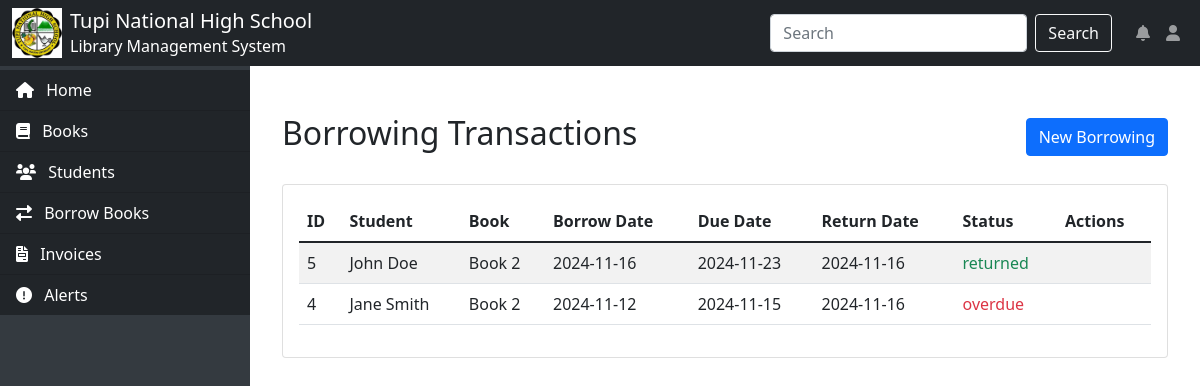
Screenshot of /transactions.php with the database file from the repository.
### tables this page shows
CREATE TABLE `borrowingtransactions` (
  `transaction_id` int(11) NOT NULL,
  `borrower_id` int(11) NOT NULL,
  `book_id` int(11) NOT NULL,
  `borrow_date` datetime NOT NULL,
  `due_date` datetime NOT NULL,
  `return_date` datetime DEFAULT NULL,
  `status` enum('borrowed','returned','overdue') NOT NULL
);

CREATE TABLE `books` (
  `book_id` int(11) NOT NULL,
  `title` varchar(200) NOT NULL,
  `author_id` int(11) NOT NULL,
  `category_id` int(11) NOT NULL,
  `publication_year` year(4) DEFAULT NULL,
  `available_copies` int(11) NOT NULL,
  `status` enum('available','borrowed') DEFAULT 'available'
);

### transactions.php (the view, shortened to what this page needs)
<?php
include 'config.php';
include 'header.php';
?>
<div class="container mt-4">
    <div class="d-flex justify-content-between align-items-center mb-4">
        <h2>Borrowing Transactions</h2>
        <button type="button" class="btn btn-primary" data-bs-toggle="modal" data-bs-target="#newBorrowingModal">
            New Borrowing
        </button>
    </div>
    <div class="card">
        <div class="card-body">
            <table class="table table-striped">
                <thead>
                    <tr>
                        <th>ID</th>
                        <th>Student</th>
                        <th>Book</th>
                        <th>Borrow Date</th>
                        <th>Due Date</th>
                        <th>Return Date</th>
                        <th>Status</th>
                        <th>Actions</th>
                    </tr>
                </thead>
                <tbody>
                    <?php
                    $query = "SELECT t.*,
                             CONCAT(s.first_name, ' ', s.last_name) as student_name,
                             b.title as book_title
                             FROM borrowingtransactions t
                             JOIN students s ON t.borrower_id = s.student_id
                             JOIN books b ON t.book_id = b.book_id
                             ORDER BY t.transaction_id DESC";
                    $result = mysqli_query($conn, $query);
                    while ($row = mysqli_fetch_assoc($result)) {
                        $status_class = '';
                        switch($row['status']) {
                            case 'returned': $status_class = 'text-success'; break;
                            case 'overdue': $status_class = 'text-danger'; break;
                        }
                        echo "<tr>
                                <td>{$row['transaction_id']}</td>
                                <td>{$row['student_name']}</td>
                                <td>{$row['book_title']}</td>
                                <td>" . date('Y-m-d', strtotime($row['borrow_date'])) . "</td>
                                <td>" . date('Y-m-d', strtotime($row['due_date'])) . "</td>
                                <td>" . ($row['return_date'] ? date('Y-m-d', strtotime($row['return_date'])) : '-') . "</td>
                                <td class='$status_class'>{$row['status']}</td>
                                <td>";
                        echo "</td></tr>";
                    }
                    ?>
                </tbody>
            </table>
        </div>
    </div>
</div>
<?php
include 'footer.php';
?>

### rows the page displays
borrowingtransactions: transaction_id "5", student_name "John Doe", book.title "Book 2", borrow_date "2024-11-16", due_date "2024-11-23", return_date "2024-11-16", status "returned"
borrowingtransactions: transaction_id "4", student_name "Jane Smith", book.title "Book 2", borrow_date "2024-11-12", due_date "2024-11-15", return_date "2024-11-16", status "overdue"
